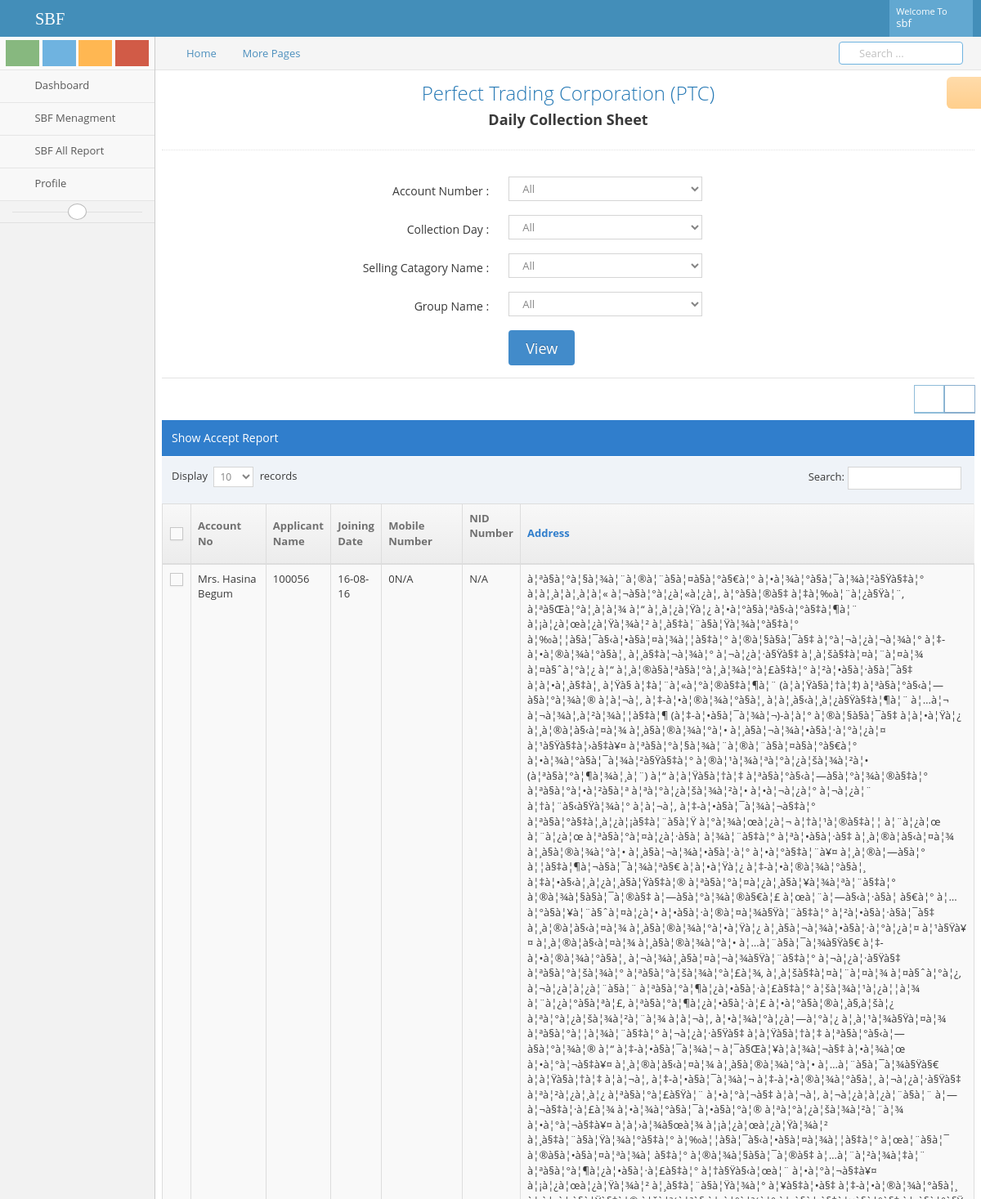
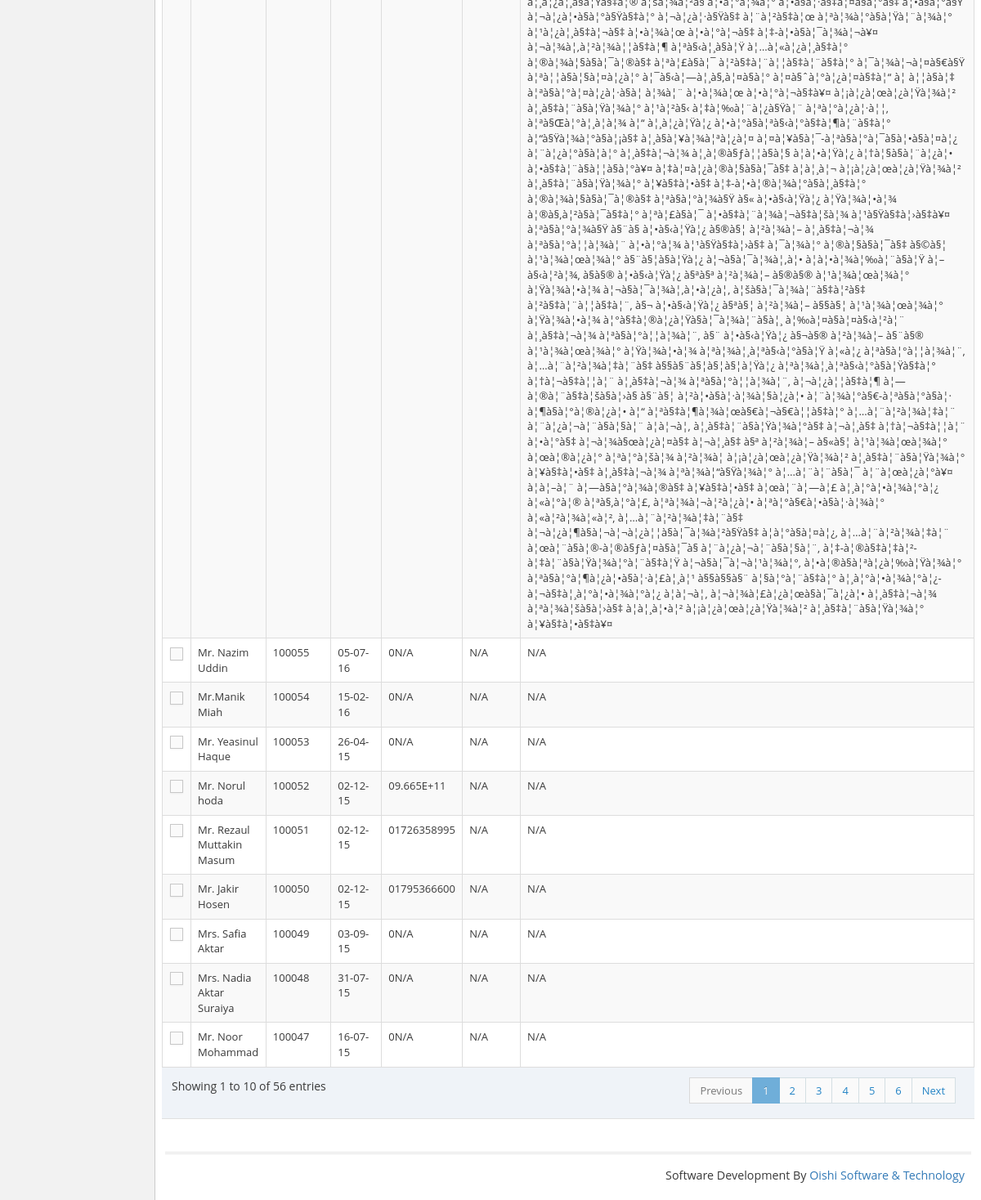
Screenshot of /ptcCollectionSheet.php (signed in) with the database file from the repository (2 pictures, top to bottom).
### tables this page shows
CREATE TABLE `tbl_sbfprimaryshareinfo` (
  `id` int(11) NOT NULL,
  `applicant_name` varchar(255) NOT NULL,
  `father_name` varchar(255) NOT NULL,
  `joining_date` varchar(255) NOT NULL,
  `currendate` timestamp NOT NULL DEFAULT CURRENT_TIMESTAMP,
  `editDate` varchar(255) NOT NULL DEFAULT '0',
  `acc_number` varchar(255) NOT NULL,
  `mobile_number` varchar(255) NOT NULL,
  `address` text NOT NULL,
  `blood_group` varchar(255) NOT NULL,
  `image` varchar(255) NOT NULL,
  `NIDNumber` varchar(255) NOT NULL,
  `tin_number` varchar(255) NOT NULL,
  `birthdate` varchar(255) NOT NULL,
  `Nominisname` varchar(255) NOT NULL,
  `relation` varchar(255) NOT NULL,
  `nomini_birthdate` varchar(255) NOT NULL,
  `nomini_address` varchar(255) NOT NULL,
  `username` varchar(255) NOT NULL,
  `status` int(11) NOT NULL DEFAULT '0'
);

### lib/Database.php (called while the page is built, shortened)
<?php
Class Database{
	public $host   = DB_HOST;
	public $user   = DB_USER;
	public $pass   = DB_PASS;
	public $dbname = DB_NAME;
	public $link;
	private function connectDB(){
	$this->link = new mysqli($this->host, $this->user, $this->pass, $this->dbname);
 }
	public function select($query){
		$result = $this->link->query($query) or die($this->link->error.__LINE__);
		if($result->num_rows > 0){
			return $result;
		} else {
			return false;
		}
	}
}

### ptcCollectionSheet.php (the view, shortened to what this page needs)
<?php include 'inc/header.php' ?>
<div id="user-profile-3" class="user-profile row">
<div class="row">
	<div class="col-xs-12">
<div class="page-header">
		<h1 class="text-center">Perfect Trading Corporation (PTC)</h1>
		<h4 class="text-center"><strong>Daily Collection Sheet</strong></h4>
	</div>
	<br/>
	<div class="row">
		<div class="col-xs-12">
		<form action="<?php echo htmlspecialchars($_SERVER['PHP_SELF']); ?>" method="POST" class="form-horizontal" role="form">
                <div class="form-group tabbable">
					<label class="col-xs-4 col-sm-5 control-label " for="form-field-1"> Account Number :</label>
					<div class="col-xs-8 col-sm-4 col-md-3 col-lg-4">
					<select class="col-xs-10 col-sm-9" required="" id="form-field-1" name="acc_number" >
							<option value="">All</option>
						</select>
					</div>
				</div>
				<div class="form-group tabbable">
					<label class="col-xs-4 col-sm-5 control-label " for="form-field-1"> Collection Day :</label>
					<div class="col-xs-8 col-sm-4 col-md-3 col-lg-4">
					<select class="col-xs-10 col-sm-9" required="" id="form-field-1" name="name" >
							<option value="">All</option>
						</select>
					</div>
				</div>
				<div class="form-group tabbable">
					<label class="col-xs-4 col-sm-5 control-label " for="form-field-1"> Selling Catagory Name :</label>
					<div class="col-xs-8 col-sm-4 col-md-3 col-lg-4">
					<select class="col-xs-10 col-sm-9" required="" id="form-field-1" name="name" >
							<option value="">All</option>
						</select>
					</div>
				</div>
				<div class="form-group tabbable">
					<label class="col-xs-4 col-sm-5 control-label " for="form-field-1"> Group Name :</label>
					<div class="col-xs-8 col-sm-4 col-md-3 col-lg-4">
					<select class="col-xs-10 col-sm-9" required="" id="form-field-1" name="name" >
							<option value="">All</option>
						</select>
					</div>
				</div>
                <div class="form-group">
                    <div class="row col-lg-5 col-lg-offset-5 col-md-5 col-md-offset-5 col-sm-5 col-sm-offset-5 col-xs-4 col-xs-offset-4">
                        <input type="submit" name="submit" class="btn btn-primary btn-lg btn-round" value="View">
                    </div>
                </div>
            </form>
			<div class="hr hr-8"></div>
		</div>
	</div>
<div class="row">
<div class="col-xs-12">
<div class="row">
<div class="col-xs-12">
<div class="clearfix">
<div class="pull-right tableTools-container"></div>
</div>
<div class="table-header dropdown-header">
Show Accept Report
</div>
<div class="//dropdown-content">
<table id="dynamic-table" class="table table-striped table-bordered table-hover">
	<thead>
		<tr>
			<th class="center">
				<label class="pos-rel">
					<span class="lbl"></span>
				</label>
			</th>
			<th>Account No</th>
			<th>Applicant Name</th>
			<th>Joining Date</th>
			<th>Mobile Number</th>
			<th>NID Number</th>
			<th>Address</th>
		</tr>
	</thead>
	<tbody>
<?php
	$query ="SELECT * FROM tbl_sbfprimaryshareinfo order by id desc";
	$installment = $db->select($query);
	if ($installment) {
		while ($result = $installment->fetch_assoc()) {
		?>
		<tr>
			<td class="center">
				<label class="pos-rel">
					<span class="lbl"></span>
				</label>
			</td>
			<td><?php echo $result['applicant_name'];?></td>
			<td><?php echo $result['acc_number'];?></td>
			<td><?php echo $result['joining_date'];?></td>
			<td><?php echo "0".$result['mobile_number'];?></td>
			<td><?php echo $result['NIDNumber'];?></td>
			<td><?php echo $result['address'];?></td>
		</tr>
		<?php } } ?>
	</tbody>
</table>
</div>
</div>
</div>
</div>
</div>
</div>
</div>
</div>
<?php include 'inc/footer.php' ?>

### rows the page displays
tbl_sbfprimaryshareinfo: applicant_name "Mrs. Hasina Begum", acc_number "100056", joining_date "16-08-16", mobile_number "N/A", NIDNumber "N/A", address "à¦ªà§à¦°à¦§à¦¾à¦¨à¦®à¦¨à§à¦¤à§à¦°à§€à¦° à¦•à¦¾à¦°à§à¦¯à¦¾à¦²à§Ÿà§‡à¦° à¦à¦¸à¦à¦¸à¦à¦« à¦¬à§à¦°à¦¿à¦«à¦¿à¦‚ à¦°à§à¦®à§‡ à¦‡à¦‰à¦¨à¦¿à§Ÿà¦¨, à¦ªà§Œà¦°à¦¸à¦­à¦¾ à¦“ à¦¸à¦¿à¦Ÿà¦¿ à¦•à¦°à§à¦ªà§‹à¦°à§‡à¦¶à¦¨ à¦¡à¦¿à¦œà¦¿à¦Ÿà¦¾à¦² à¦¸à§‡à¦¨à§à¦Ÿà¦¾à¦°à§‡à¦° à¦‰à¦¦à§à¦¯à§‹à¦•à§à¦¤à¦¾à¦¦à§‡à¦° à¦®à¦§à§à¦¯à§‡ à¦°à¦¬à¦¿à¦¬à¦¾à¦° à¦‡-à¦•à¦®à¦¾à¦°à§à¦¸ à¦¸à§‡à¦¬à¦¾à¦° à¦¬à¦¿à¦·à§Ÿà§‡ à¦¸à¦šà§‡à¦¤à¦¨à¦¤à¦¾ à¦¤à§ˆà¦°à¦¿ à¦“ à¦¸à¦®à§à¦ªà§à¦°à¦¸à¦¾à¦°à¦£à§‡à¦° à¦²à¦•à§à¦·à§à¦¯à§‡ à¦à¦•à¦¸à§‡à¦¸ à¦Ÿà§ à¦‡à¦¨à¦«à¦°à¦®à§‡à¦¶à¦¨ (à¦à¦Ÿà§à¦†à¦‡) à¦ªà§à¦°à§‹à¦—à§à¦°à¦¾à¦® à¦à¦¬à¦‚ à¦‡-à¦•à¦®à¦¾à¦°à§à¦¸ à¦à¦¸à§‹à¦¸à¦¿à§Ÿà§‡à¦¶à¦¨ à¦…à¦¬ à¦¬à¦¾à¦‚à¦²à¦¾à¦¦à§‡à¦¶…"
tbl_sbfprimaryshareinfo: applicant_name "Mr. Nazim Uddin", acc_number "100055", joining_date "05-07-16", mobile_number "N/A", NIDNumber "N/A", address "N/A"
tbl_sbfprimaryshareinfo: applicant_name "Mr.Manik Miah", acc_number "100054", joining_date "15-02-16", mobile_number "N/A", NIDNumber "N/A", address "N/A"
tbl_sbfprimaryshareinfo: applicant_name "Mr. Yeasinul Haque", acc_number "100053", joining_date "26-04-15", mobile_number "N/A", NIDNumber "N/A", address "N/A"
tbl_sbfprimaryshareinfo: applicant_name "Mr. Norul hoda", acc_number "100052", joining_date "02-12-15", mobile_number "9.665E+11", NIDNumber "N/A", address "N/A"
tbl_sbfprimaryshareinfo: applicant_name "Mr. Rezaul Muttakin Masum", acc_number "100051", joining_date "02-12-15", mobile_number "1726358995", NIDNumber "N/A", address "N/A"
tbl_sbfprimaryshareinfo: applicant_name "Mr. Jakir Hosen", acc_number "100050", joining_date "02-12-15", mobile_number "1795366600", NIDNumber "N/A", address "N/A"
tbl_sbfprimaryshareinfo: applicant_name "Mrs. Safia Aktar", acc_number "100049", joining_date "03-09-15", mobile_number "N/A", NIDNumber "N/A", address "N/A"
tbl_sbfprimaryshareinfo: applicant_name "Mrs. Nadia Aktar Suraiya", acc_number "100048", joining_date "31-07-15", mobile_number "N/A", NIDNumber "N/A", address "N/A"
tbl_sbfprimaryshareinfo: applicant_name "Mr. Noor Mohammad", acc_number "100047", joining_date "16-07-15", mobile_number "N/A", NIDNumber "N/A", address "N/A"

### other values shown
Session::get('username') "sbf"
